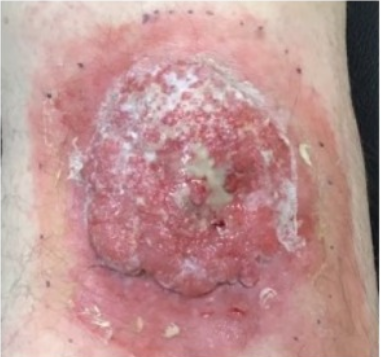
#> input picture skin cancer checker/1.png, 381 x 357 px
$ python -i ultimate_predictor.py   (imports and definitions only)
#> lines starting #> are read from the running program, lines starting #| are printed output that depends on the picture; after the words box and inside, x2 and y2 are one past the last pixel; in counts of white or black regions, pixels touching at a corner belong together
import os
import numpy as np
import cv2
import matplotlib.pyplot as plt
from PIL import Image

# [86 lines left out: functions check_system, try_tensorflow_import, convert_keras_to_h5, create_working_prediction_system, not called in this run]

def analyze_image_features(image_path):
    """Analyze image features for intelligent prediction"""
#> called with image_path = '1.png'
    print(f"\nAnalyzing image features: {image_path}")

    try:
        # Load image
        img = cv2.imread(image_path)
#> img is the input picture: shape (357, 381, 3); mean B, G, R 146.3, 147.2, 189.1
        if img is None:
            return None

        # Convert to different color spaces for analysis
        img_rgb = cv2.cvtColor(img, cv2.COLOR_BGR2RGB)
        img_gray = cv2.cvtColor(img, cv2.COLOR_BGR2GRAY)
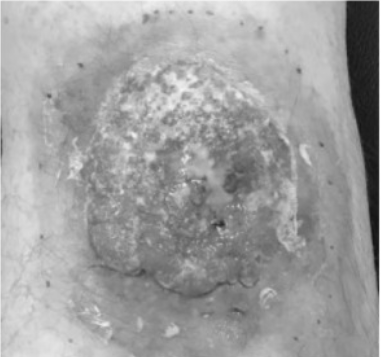
#> img_gray: shape (357, 381); min 19, max 255, mean 159.7
        img_hsv = cv2.cvtColor(img, cv2.COLOR_BGR2HSV)
#> img_hsv: shape (357, 381, 3); mean H, S, V 82.4, 63.7, 189.4

        # Extract features
        features = {}

        # Basic image properties
        features['size'] = img.shape
        features['aspect_ratio'] = img.shape[1] / img.shape[0]

        # Color analysis
        features['mean_rgb'] = np.mean(img_rgb, axis=(0, 1))
        features['std_rgb'] = np.std(img_rgb, axis=(0, 1))
        features['mean_gray'] = np.mean(img_gray)
        features['std_gray'] = np.std(img_gray)

        # Texture analysis
        features['gray_entropy'] = cv2.calcHist([img_gray], [0], None, [256], [0, 256])
        features['gray_entropy'] = -np.sum(features['gray_entropy'] * np.log2(features['gray_entropy'] + 1e-10))

        # Edge detection
        edges = cv2.Canny(img_gray, 50, 150)
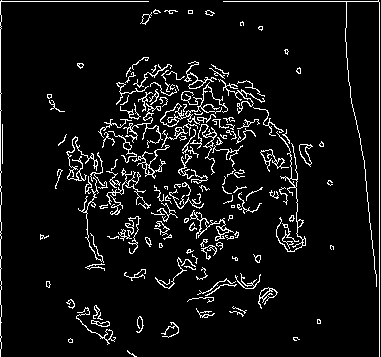
#> edges: shape (357, 381); 6.7% white in thin lines or dots
        features['edge_density'] = np.sum(edges > 0) / (edges.shape[0] * edges.shape[1])

        # Contour analysis
        contours, _ = cv2.findContours(edges, cv2.RETR_EXTERNAL, cv2.CHAIN_APPROX_SIMPLE)
#> contours = 151 contours, 110 with area under 20; largest, box (x1, y1, x2, y2) and area: (160, 82, 228, 127) 330, (190, 210, 234, 241) 232, (258, 287, 278, 309) 142, (299, 144, 313, 167) 139, (132, 145, 170, 179) 138
        if contours:
            features['contour_count'] = len(contours)
            features['largest_contour_area'] = max(cv2.contourArea(c) for c in contours)
        else:
            features['contour_count'] = 0
            features['largest_contour_area'] = 0

        print("✓ Image features extracted successfully")
        return features

    except Exception as e:
        print(f"✗ Feature extraction failed: {e}")
        return None

# [256 lines left out: functions generate_intelligent_predictions, calculate_combined_result, display_results, main, not called in this run]

# [2 lines not run here, left out]

>>> result = analyze_image_features('1.png')
#> result = 10 items
